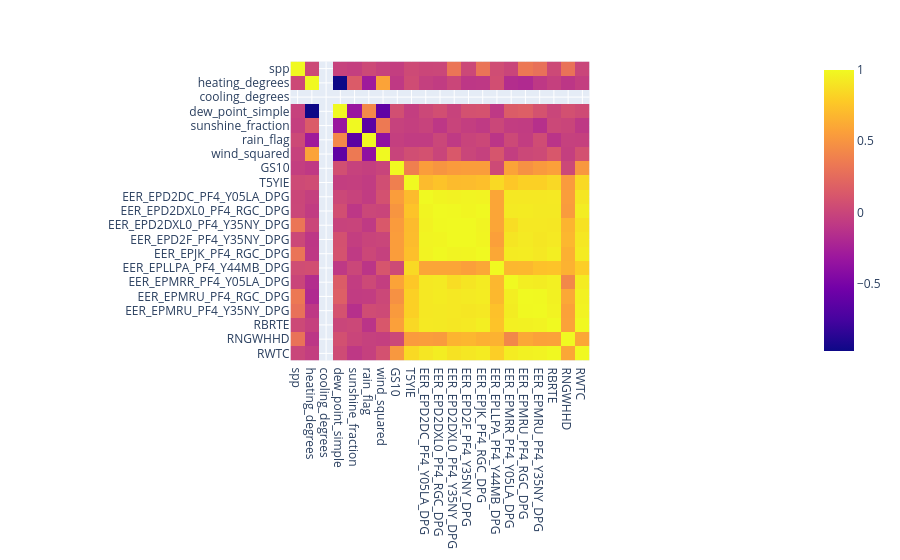

Notebook code cell kept with this figure:
### Code cell
fig = px.imshow(df[cols].corr())
fig.show()

### Figure 1 — Plotly figure (JSON) as saved in the notebook; plotly's stock layout.template omitted (floating-point values rounded to 4 significant figures; data arrays with more than 128 entries replaced by an {"elided": "..."} marker saying what was removed)
{"data": [{"coloraxis": "coloraxis", "hovertemplate": "x: %{x}<br>y: %{y}<br>color: %{z}<extra></extra>", "name": "0", "type": "heatmap", "x": ["spp", "heating_degrees", "cooling_degrees", "dew_point_simple", "sunshine_fraction", "rain_flag", "wind_squared", "GS10", "T5YIE", "EER_EPD2DC_PF4_Y05LA_DPG", "EER_EPD2DXL0_PF4_RGC_DPG", "EER_EPD2DXL0_PF4_Y35NY_DPG", "EER_EPD2F_PF4_Y35NY_DPG", "EER_EPJK_PF4_RGC_DPG", "EER_EPLLPA_PF4_Y44MB_DPG", "EER_EPMRR_PF4_Y05LA_DPG", "EER_EPMRU_PF4_RGC_DPG", "EER_EPMRU_PF4_Y35NY_DPG", "RBRTE", "RNGWHHD", "RWTC"], "xaxis": "x", "y": ["spp", "heating_degrees", "cooling_degrees", "dew_point_simple", "sunshine_fraction", "rain_flag", "wind_squared", "GS10", "T5YIE", "EER_EPD2DC_PF4_Y05LA_DPG", "EER_EPD2DXL0_PF4_RGC_DPG", "EER_EPD2DXL0_PF4_Y35NY_DPG", "EER_EPD2F_PF4_Y35NY_DPG", "EER_EPJK_PF4_RGC_DPG", "EER_EPLLPA_PF4_Y44MB_DPG", "EER_EPMRR_PF4_Y05LA_DPG", "EER_EPMRU_PF4_RGC_DPG", "EER_EPMRU_PF4_Y35NY_DPG", "RBRTE", "RNGWHHD", "RWTC"], "yaxis": "y", "z": {"elided": "21x21 float values"}}], "layout": {"coloraxis": {"colorscale": [[0, "#0d0887"], [0.1111, "#46039f"], [0.2222, "#7201a8"], [0.3333, "#9c179e"], [0.4444, "#bd3786"], [0.5556, "#d8576b"], [0.6667, "#ed7953"], [0.7778, "#fb9f3a"], [0.8889, "#fdca26"], [1, "#f0f921"]]}, "margin": {"t": 60}, "xaxis": {"anchor": "y", "constrain": "domain", "domain": [0, 1], "scaleanchor": "y"}, "yaxis": {"anchor": "x", "autorange": "reversed", "constrain": "domain", "domain": [0, 1]}}}
